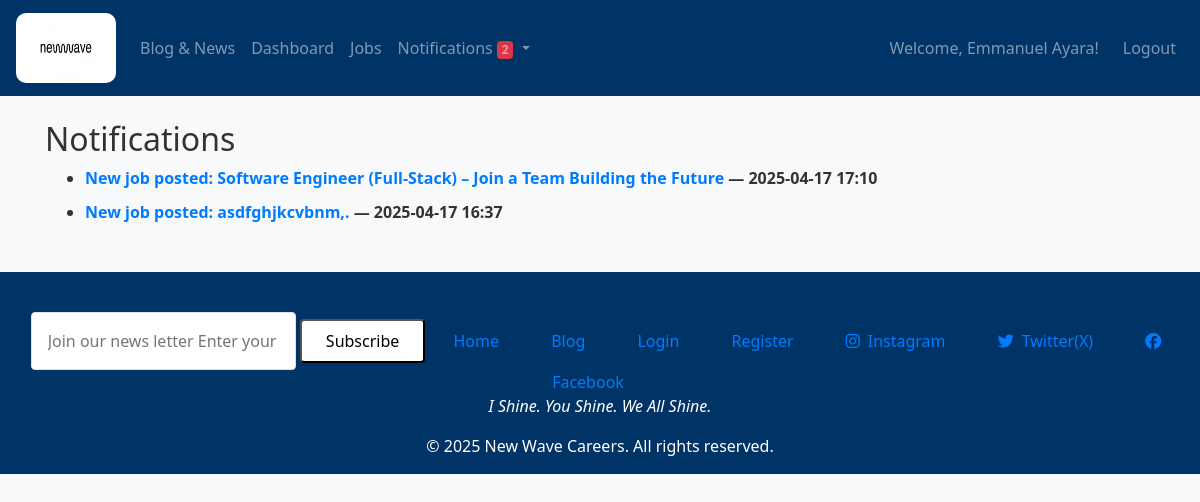
Screenshot of /notifications (signed in) with the database file from the repository.
### models.py (models this page shows, shortened)
class User(db.Model, UserMixin):
    id = db.Column(db.Integer, primary_key=True)
    username = db.Column(db.String(100), unique=True, nullable=False)
    email = db.Column(db.String(150), unique=True, nullable=False, index=True)
    password = db.Column(db.String(200), nullable=False)
    is_admin = db.Column(db.Boolean, default=False)
    bio = db.Column(db.Text, nullable=True)
    location = db.Column(db.String(100), nullable=True)
    applications = db.relationship('Application', backref='user_applications', lazy=True)  # Link Applications
    role = db.Column(db.Enum(UserRole), nullable=False, default=UserRole.JOB_SEEKER)
    profile_image = db.Column(db.String(200), nullable=True, default='default.jpg')
    notifications = db.relationship('Notification', backref='receiver', lazy='dynamic')
    applications = db.relationship('Application', backref='applicant', lazy=True)
    saved_jobs = db.relationship('Job', secondary='saved_jobs', backref='saved_by', lazy='dynamic')

class Notification(db.Model):
    id = db.Column(db.Integer, primary_key=True)
    user_id = db.Column(
        db.Integer,
        db.ForeignKey('user.id', name='fk_notification_user_id'),
        nullable=False
    )
    message = db.Column(db.String(255), nullable=False)
    link = db.Column(db.String(255))
    timestamp = db.Column(db.DateTime, default=datetime.utcnow)
    is_read = db.Column(db.Boolean, default=False)

### routes.py (the view)
@app.route('/notifications')
@login_required
def notifications():
    user_notifications = Notification.query.filter_by(user_id=current_user.id).order_by(Notification.timestamp.desc()).all()
    return render_template('notifications.html', notifications=user_notifications, UserRole=UserRole)

### app.py (called while the page is built)
@app.after_request
def add_header(response):
    response.headers["Cache-Control"] = "no-store, no-cache, must-revalidate, max-age=0"
    return response

### models.py (called while the page is built)
@login_manager.user_loader
def load_user(user_id):
    return User.query.get(int(user_id))

### templates/notifications.html
{% extends "layout.html" %}
{% block content %}
<h2>Notifications</h2>
<ul>
  {% for n in notifications %}
    <li style="margin-bottom: 10px;">
      {% if not n.is_read %}<strong>{% endif %}
      <a href="{{ n.link }}">{{ n.message }}</a> — {{ n.timestamp.strftime('%Y-%m-%d %H:%M') }}
      {% if not n.is_read %}</strong>{% endif %}
    </li>
  {% endfor %}
</ul>
{% endblock %}

### templates/layout.html (shortened to what this page needs)
<!DOCTYPE html>
<html lang="en">
<head>
  <link rel="stylesheet" href="https://cdnjs.cloudflare.com/ajax/libs/font-awesome/6.5.0/css/all.min.css" />
  <link rel="stylesheet" href="https://stackpath.bootstrapcdn.com/bootstrap/4.5.2/css/bootstrap.min.css">
  <link rel="stylesheet" href="static/style.css">
</head>
<body>
  <nav class="navbar navbar-expand-lg navbar-dark bg-primary">
    <a class="navbar-brand" href="{{ url_for('home') }}">
      <img src="/static/logo.jpg" alt="Logo" style="height: 70px; width: 100px; border-radius: 10px;">
    </a>
    <div class="collapse navbar-collapse" id="navbarContent">
      <ul class="navbar-nav mr-auto">
        {% if current_user.is_authenticated %}
          {% if current_user.role == UserRole.JOB_SEEKER %}
            <li class="nav-item"><a class="nav-link" href="{{ url_for('blog') }}">Blog & News</a></li>
            <li class="nav-item"><a class="nav-link" href="{{ url_for('dashboard') }}">Dashboard</a></li>
            <li class="nav-item"><a class="nav-link" href="{{ url_for('jobs') }}">Jobs</a></li>
            <li class="nav-item dropdown">
              <a class="nav-link dropdown-toggle" href="{{ url_for('notifications') }}" id="notificationDropdown" role="button" data-bs-toggle="dropdown" aria-expanded="false">
                  Notifications
                  {% set unread = current_user.notifications|selectattr("is_read", "equalto", False)|list %}
                  {% if unread|length > 0 %}
                      <span class="badge bg-danger">{{ unread|length }}</span>
                  {% endif %}
              </a>
                {% set sorted_notifications = current_user.notifications | sort(attribute="timestamp", reverse=True) %}
          </li>
          {% endif %}
        {% else %}
          <li class="nav-item"><a class="nav-link" href="{{ url_for('blog') }}">Blog & News</a></li>
          <li class="nav-item"><a class="nav-link" href="{{ url_for('login') }}">Login</a></li>
          <li class="nav-item"><a class="nav-link" href="{{ url_for('register') }}">Register</a></li>
        {% endif %}
      </ul>
      {% if current_user.is_authenticated %}
        <span class="navbar-text">Welcome, {{ current_user.username }}!</span>
        <ul class="navbar-nav ml-3">
          <li class="nav-item"><a class="nav-link" href="{{ url_for('logout') }}">Logout</a></li>
        </ul>
      {% endif %}
    </div>
  </nav>
  <div class="container mt-4">
    {% block content %}{% endblock %}
  </div>
  <footer class="footer bg-primary text-white mt-5 py-3">
    <div class="max-w-7xl mx-auto px-6 grid grid-cols-1 md:grid-cols-4 gap-10">
      <div>
        <div class="flex flex-col text-right text-center space-y-3">
          <form action="#" method="POST" class="flex flex-col space-y-3">
            <input type="email" placeholder="Join our news letter Enter your email"
                   class="p-3 rounded bg-blue-800 border border-blue-700 text-blue-900 placeholder-gray-300 focus:outline-none focus:ring-2 focus:ring-blue-400">
            <button type="submit"
                    class="bg-white text-blue-900 font-semibold py-2 px-4 rounded hover:bg-gray-200 transition duration-300">
              Subscribe
            </button>
          <a href="{{ url_for('home') }}" class="bg-blue-700 hover:bg-blue-800 text-blue-900 px-4 py-2 rounded text-sm transition duration-300">Home</a>
          <a href="{{ url_for('blog') }}" class="bg-blue-700 hover:bg-blue-800 text-blue-900 px-4 py-2 rounded text-sm transition duration-300">Blog</a>
          <a href="{{ url_for('login') }}" class="bg-blue-700 hover:bg-blue-800 text-blue-900 px-4 py-2 rounded text-sm transition duration-300">Login</a>
          <a href="{{ url_for('register') }}" class="bg-blue-700 hover:bg-blue-800 text-blue-900 px-4 py-2 rounded text-sm transition duration-300">Register</a>
          <a href="https://instagram.com/newwavecareers" target="_blank" class="bg-blue-700 hover:bg-blue-800 flex items-center px-4 py-2 rounded transition duration-300">
            <i class="fab fa-instagram mr-2"></i>Instagram
          </a>
          <a href="https://twitter.com/newwavecareers" target="_blank" class="bg-blue-700 hover:bg-blue-800 flex items-center px-4 py-2 rounded transition duration-300">
            <i class="fab fa-twitter mr-2"></i>Twitter(X)
          </a>
          <a href="https://facebook.com/newwavecareers" target="_blank" class="bg-blue-700 hover:bg-blue-800 flex items-center px-4 py-2 rounded transition duration-300">
            <i class="fab fa-facebook mr-2"></i>Facebook
          </a>
        </div>
      </div>
    </div>
    <div class="mt-12 border-t border-blue-800 pt-6 text-center text-blue-900 text-sm text-gray-300">
      <p><em>I Shine. You Shine. We All Shine.</em></p>
      &copy; 2025 New Wave Careers. All rights reserved.
    </div>
  </footer>
</body>
</html>

### static/style.css (style rules this page uses)
:root { --main-blue: #003366; --dark-blue: #002244; }
.navbar.bg-primary, .footer.bg-primary { background-color: var(--main-blue) !important; }
body { background-color: #f8f9fa; color: #333; }
.container { margin-top: 20px; }
.footer { position: relative; bottom: 0; width: 100%; }
body { font-family: 'Segoe UI', sans-serif; }

### rows the page displays
User: username "Emmanuel Ayara"
Notification: message "New job posted: Software Engineer (Full-Stack) – Join a Team Building the Future", timestamp "2025-04-17 17:10"
Notification: message "New job posted: asdfghjkcvbnm,.", timestamp "2025-04-17 16:37"

### other values shown
{{ unread|length }} "2"
